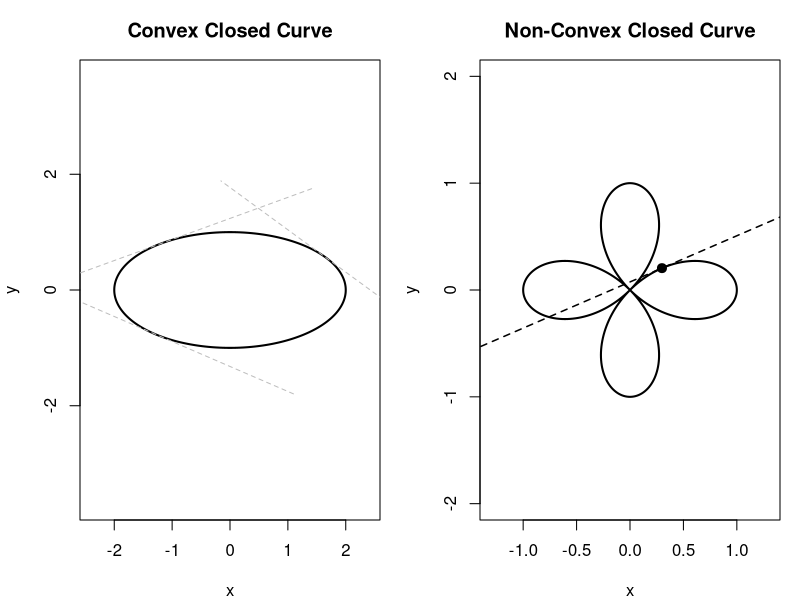

This chart was generated by the following R code: (Note: this script raises an error after producing the figure.)
setwd("C:/Users/18904/Github/differential-geometry/codes")
th=seq(0,2*pi,length.out=400)
draw=function(){
  par(mfrow=c(1,2),mar=c(4,4,3,1))
  x=2*cos(th)
  y=sin(th)
  plot(x,y,type="l",lwd=2,xlim=c(-2.4,2.4),ylim=c(-1.4,1.4),main="Convex Closed Curve",xlab="x",ylab="y",asp=1)
  for(t0 in c(0.6,2.2,4.0)){
    px=2*cos(t0)
    py=sin(t0)
    dx=-2*sin(t0)
    dy=cos(t0)
    s=seq(-1.6,1.6,length.out=40)
    lines(px+dx*s,py+dy*s,lty=2,col="grey")
  }
  x=cos(2*th)*cos(th)
  y=cos(2*th)*sin(th)
  plot(x,y,type="l",lwd=2,xlim=c(-1.3,1.3),ylim=c(-1.3,1.3),main="Non-Convex Closed Curve",xlab="x",ylab="y",asp=1)
  t0=0.6
  px=cos(2*t0)*cos(t0)
  py=cos(2*t0)*sin(t0)
  dx=-2*sin(2*t0)*cos(t0)-cos(2*t0)*sin(t0)
  dy=-2*sin(2*t0)*sin(t0)+cos(2*t0)*cos(t0)
  s=seq(-1.4,1.4,length.out=40)
  lines(px+dx*s,py+dy*s,lty=2,lwd=1.5)
  points(px,py,pch=19,cex=1.2)
}
pdf("../figures/convex_curve.pdf",width=8,height=4)
draw()
dev.off()
svglite::svglite("../figures/convex_curve.svg",width=8,height=4)
draw()
dev.off()
